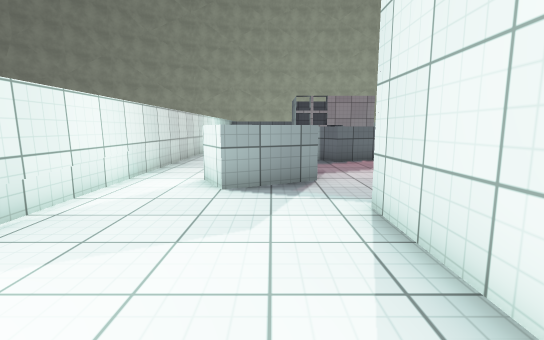
view 1 (above)

17 first-person views from a walk through a Unity game level. The camera is 1.2 m above the floor, tilts 8° down and sees 85° across. The floor is counted in squares, 1 m on a side. Each view is taken from the middle of a square. On the plan, view 1 faces up. The plan holds only what a view shows up to about 13 squares ahead; the rest is blank. The place goes on beyond the plan. Surface patterns are stand-ins for the level's own textures.

view 2
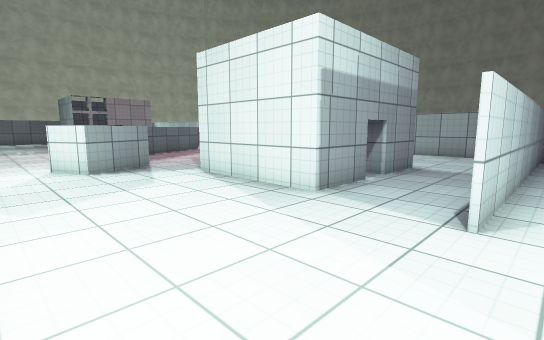

view 3
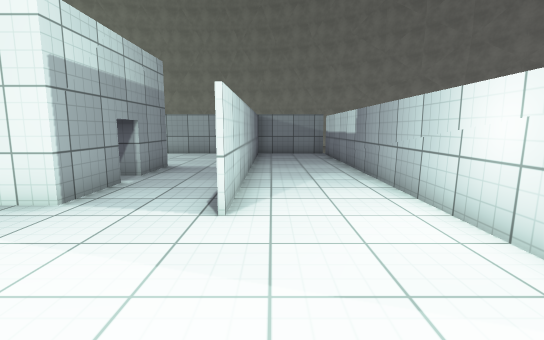

view 4
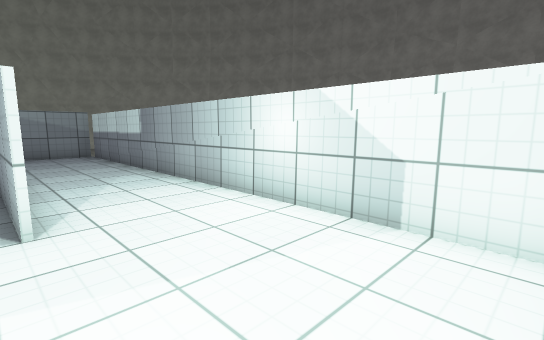

view 5
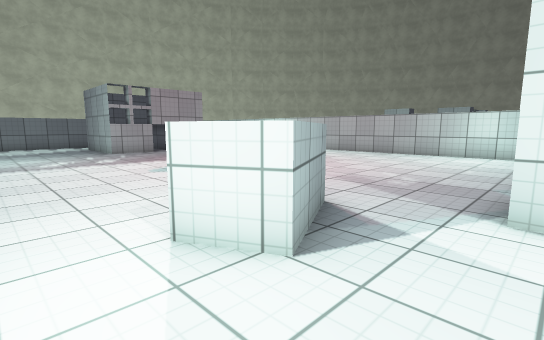

view 6
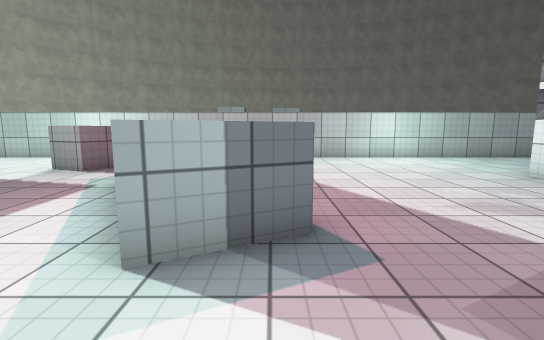

view 7
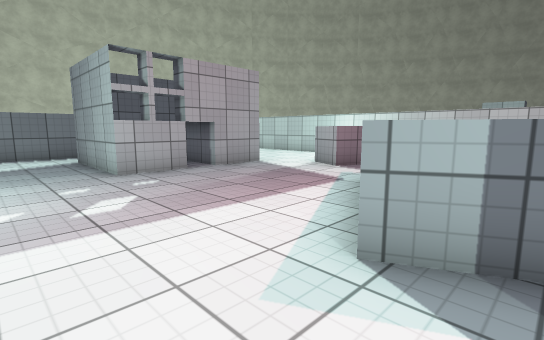

view 8
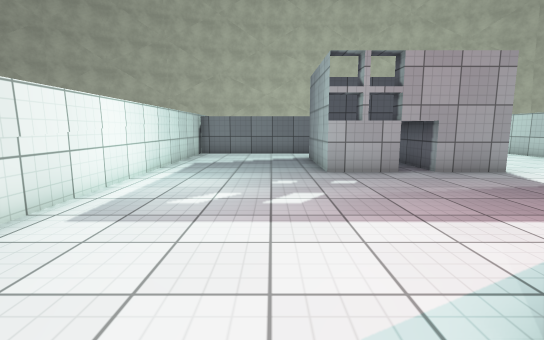

view 9
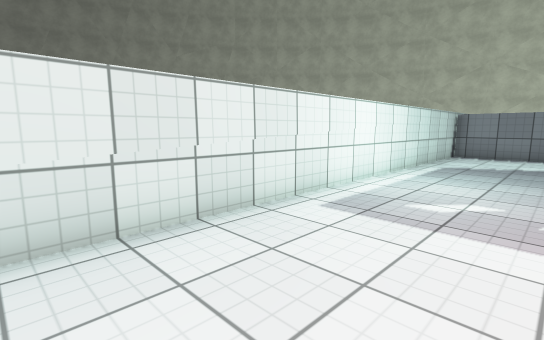

view 10
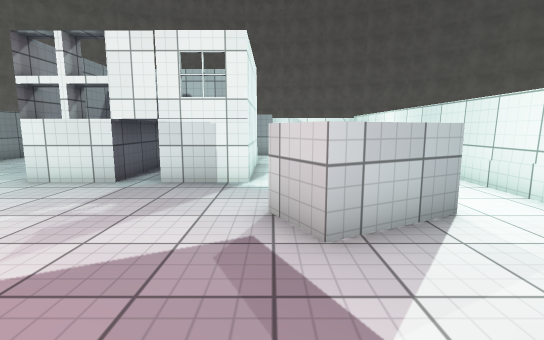

view 11
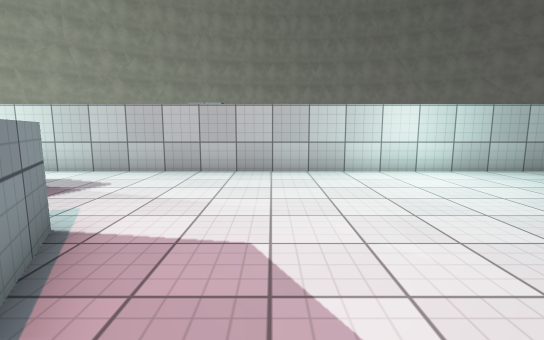

view 12
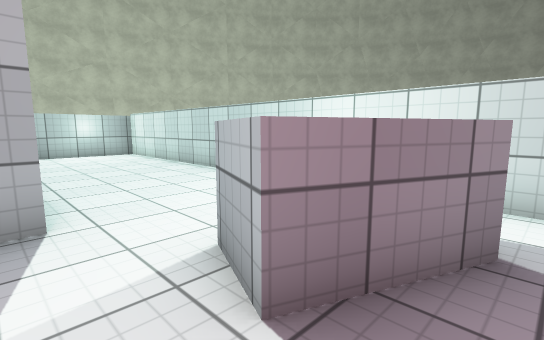

view 13
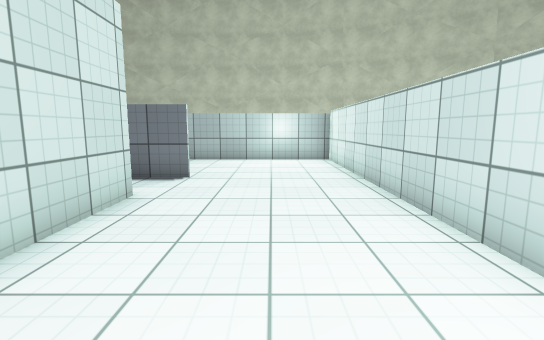

view 14
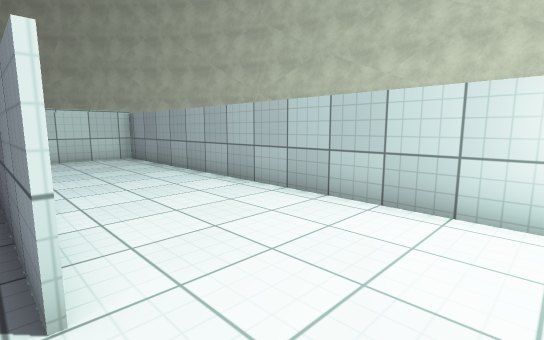

view 15
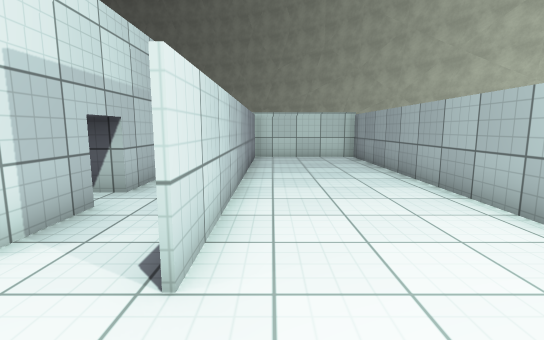

view 16
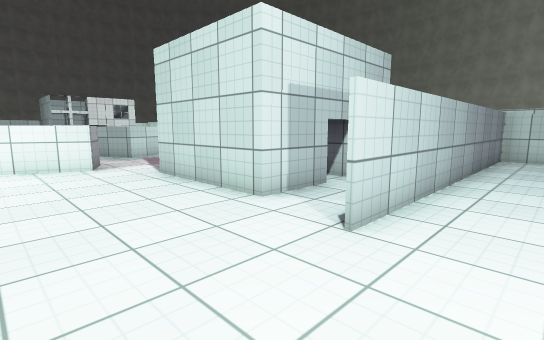

view 17
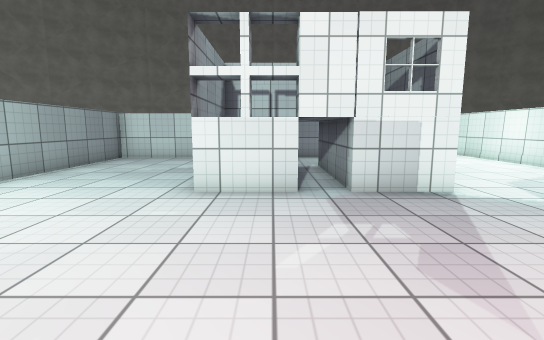

### Floor plan
Key: @ floor where view 1 was taken; # wall or solid block; . floor; = window, fence, low wall or low ledge; ^ raised ledge; v drop or lower ground.
Columns run from 4 left of view 1 to 11 right of it. Each row starts with its distance up from view 1.
 30  ==============
 29 #..............#
 28 =..............#
 27 =..............#
 26 =..............#
 25  ##########....#
 24 =..............#
 23 =.....#####....#
 22 =.....#  ##....#
 21 =.....#  ##....#
 20 =.....#####....#
 19 =.....#####....#
 18 =..............#
 17 #...........^^.#
 16 #...........^^ #
 15 =..............#
 14 =........^^....#
 13 =..... ^  ^....#
 12 =.....^ ^^#....#
 11 =.....^^.......#
 10 =..............#
  9 =..............#
  8 =...^..........#
  7 =..^^^.........#
  6 =..^^..........#
  5 =..............#
  4 =.....#####....#
  3 =.....#####....#
  2 =.....#####....#
  1 =.....#####....#
  0 =...@.#####....#
 -1 =..............#
 -2 =....###########
 -3 =..............#
 -4  ..............#
 -5  ..............#
 -6  ##############v

Where each view was taken, in squares from view 1:
view 1: 0 up, 0 right, facing up
view 2: 3 down, 3 left, facing up-right
view 3: 3 down, 3 left, facing right
view 4: 2 down, 3 left, facing down-right
view 5: 4 up, 3 left, facing up-right
view 6: 11 up, 1 left, facing right
view 7: 11 up, 1 left, facing up-right
view 8: 11 up, 0 right, facing up
view 9: 11 up, 0 right, facing up-left
view 10: 11 up, 1 right, facing down
view 11: 10 up, 3 right, facing right
view 12: 15 up, 6 right, facing up-right
view 13: 18 up, 9 right, facing up
view 14: 25 up, 9 right, facing up-left
view 15: 26 up, 9 right, facing left
view 16: 27 up, 10 right, facing down-left
view 17: 10 up, 5 right, facing down
